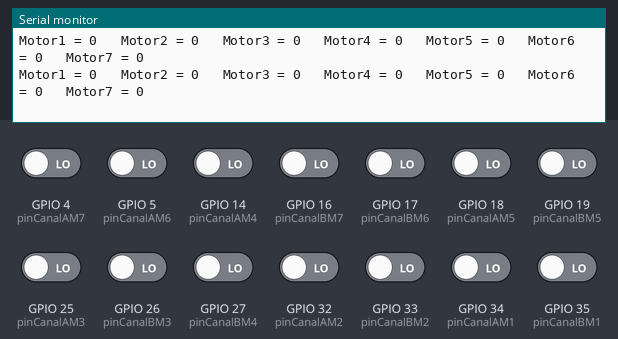
Bench run of a sketch on a simulated ESP32. Shown: the last lines printed to the serial monitor. The inputs (shaded band) are chosen by the test bench; at power-on: GPIO 4 (pinCanalAM7), GPIO 5 (pinCanalAM6), GPIO 14 (pinCanalAM4), GPIO 16 (pinCanalBM7), GPIO 17 (pinCanalBM6), GPIO 18 (pinCanalAM5), GPIO 19 (pinCanalBM5), GPIO 25 (pinCanalAM3), GPIO 26 (pinCanalBM3), GPIO 27 (pinCanalBM4), GPIO 32 (pinCanalAM2), GPIO 33 (pinCanalBM2), GPIO 34 (pinCanalAM1), GPIO 35 (pinCanalBM1) LOW.

Above: at 1.2 s.
1.3 s: GPIO 4 (pinCanalAM7) driven HIGH
At 1.35 s:
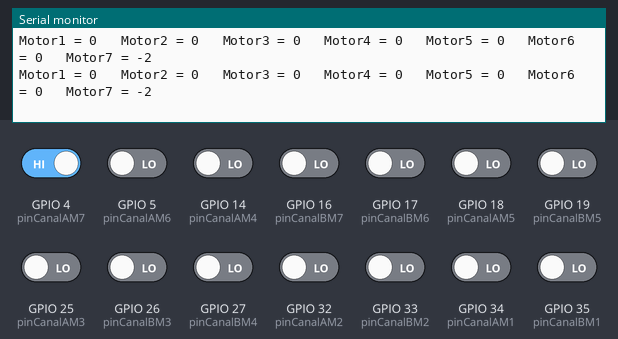
4.3 s: GPIO 5 (pinCanalAM6) driven HIGH
At 4.38 s:
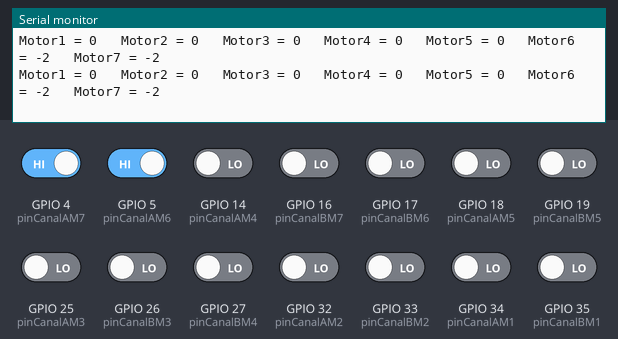
7.3 s: GPIO 14 (pinCanalAM4) driven HIGH
At 7.35 s:
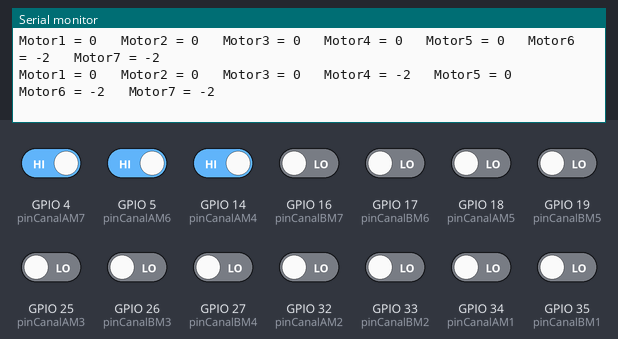
10.3 s: GPIO 18 (pinCanalAM5) driven HIGH
At 10.35 s:
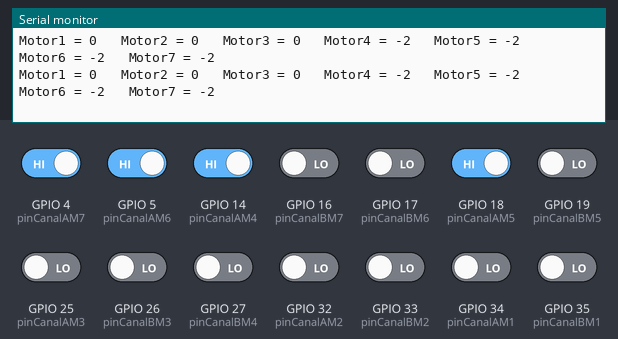
13.3 s: GPIO 25 (pinCanalAM3) driven HIGH
At 13.38 s:
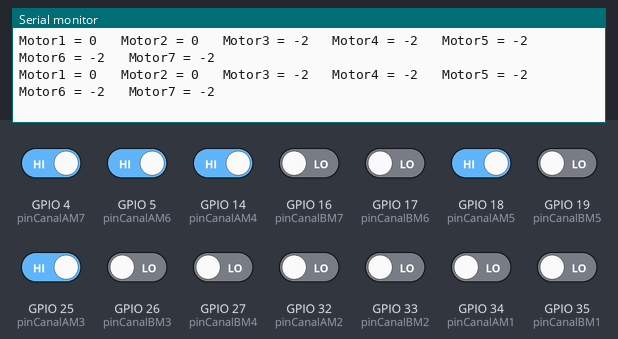
16.3 s: GPIO 32 (pinCanalAM2) driven HIGH
At 18.75 s:
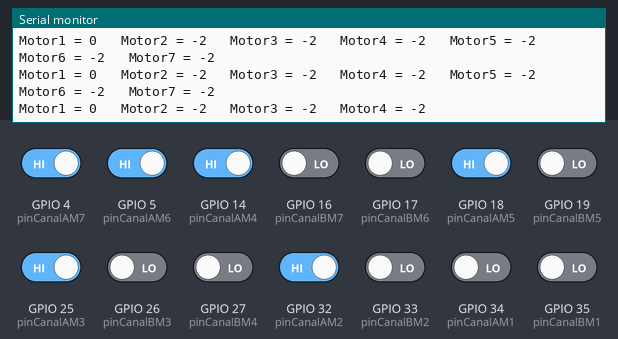

The sketch:

encoder_counter_multiple.ino
```cpp
const int pinCanalAM1=34;
const int pinCanalBM1=35;
int contador1=0;
int state1=0;

const int pinCanalAM2=32;
const int pinCanalBM2=33;
int contador2=0;
int state2=0;

const int pinCanalAM3=25;
const int pinCanalBM3=26;
int contador3=0;
int state3=0;

const int pinCanalAM4=14;
const int pinCanalBM4=27;
int contador4=0;
int state4=0;

const int pinCanalAM5=18;
const int pinCanalBM5=19;
int contador5=0;
int state5=0;

const int pinCanalAM6=5;
const int pinCanalBM6=17;
int contador6=0;
int state6=0;

const int pinCanalAM7=4;
const int pinCanalBM7=16;
int contador7=0;
int state7=0;

//Interrupcion de Encoder 1
void IRAM_ATTR Encoder1()
{
  if (state1==1){
    contador1++;
    }
    else{
      contador1--;
      contador1--;
    }
}

//Interrupcion de Encoder 1B
void IRAM_ATTR Encoder1B()
{
  if (digitalRead(pinCanalBM1)==HIGH){
    state1=1;
  }
  else{
    state1=0;
  }
}

//Interrupcion de Encoder 2
void IRAM_ATTR Encoder2()
{
  if (state2==1){
    contador2++;
    }
    else{
      contador2--;
      contador2--;
    }
}

//Interrupcion de Encoder 2B
void IRAM_ATTR Encoder2B()
{
  if (digitalRead(pinCanalBM2)==HIGH){
    state2=1;
  }
  else{
    state2=0;
  }
}


//Interrupcion de Encoder 3
void IRAM_ATTR Encoder3()
{
  if (state3==1){
    contador3++;
    }
    else{
      contador3--;
      contador3--;
    }
}

//Interrupcion de Encoder 3B
void IRAM_ATTR Encoder3B()
{
  if (digitalRead(pinCanalBM3)==HIGH){
    state3=1;
  }
  else{
    state3=0;
  }
}

//Interrupcion de Encoder 4
void IRAM_ATTR Encoder4()
{
  if (state4==1){
    contador4++;
    }
    else{
      contador4--;
      contador4--;
    }
}

//Interrupcion de Encoder 4B
void IRAM_ATTR Encoder4B()
{
  if (digitalRead(pinCanalBM4)==HIGH){
    state4=1;
  }
  else{
    state4=0;
  }
}


//Interrupcion de Encoder 5
void IRAM_ATTR Encoder5()
{
  if (state5==1){
    contador5++;
    }
    else{
      contador5--;
      contador5--;
    }
}

//Interrupcion de Encoder 5B
void IRAM_ATTR Encoder5B()
{
  if (digitalRead(pinCanalBM5)==HIGH){
    state5=1;
  }
  else{
    state5=0;
  }
}

//Interrupcion de Encoder 6
void IRAM_ATTR Encoder6()
{
  if (state6==1){
    contador6++;
    }
    else{
      contador6--;
      contador6--;
    }
}

//Interrupcion de Encoder 6B
void IRAM_ATTR Encoder6B()
{
  if (digitalRead(pinCanalBM6)==HIGH){
    state6=1;
  }
  else{
    state6=0;
  }
}

//Interrupcion de Encoder 7
void IRAM_ATTR Encoder7()
{
  if (state7==1){
    contador7++;
    }
    else{
      contador7--;
      contador7--;
    }
}

//Interrupcion de Encoder 7B
void IRAM_ATTR Encoder7B()
{
  if (digitalRead(pinCanalBM7)==HIGH){
    state7=1;
  }
  else{
    state7=0;
  }
}

void setup() {
  Serial.begin(9600);

  pinMode(pinCanalAM1,INPUT);
  pinMode(pinCanalBM1,INPUT);
  attachInterrupt(pinCanalAM1,Encoder1,RISING);
  attachInterrupt(pinCanalBM1,Encoder1B,CHANGE);

  pinMode(pinCanalAM2,INPUT);
  pinMode(pinCanalBM2,INPUT);
  attachInterrupt(pinCanalAM2,Encoder2,RISING);
  attachInterrupt(pinCanalBM2,Encoder2B,CHANGE);

  pinMode(pinCanalAM3,INPUT);
  pinMode(pinCanalBM3,INPUT);
  attachInterrupt(pinCanalAM3,Encoder3,RISING);
  attachInterrupt(pinCanalBM3,Encoder3B,CHANGE);

  pinMode(pinCanalAM4,INPUT);
  pinMode(pinCanalBM4,INPUT);
  attachInterrupt(pinCanalAM4,Encoder4,RISING);
  attachInterrupt(pinCanalBM4,Encoder4B,CHANGE);

  pinMode(pinCanalAM5,INPUT);
  pinMode(pinCanalBM5,INPUT);
  attachInterrupt(pinCanalAM5,Encoder5,RISING);
  attachInterrupt(pinCanalBM5,Encoder5B,CHANGE);

  pinMode(pinCanalAM6,INPUT);
  pinMode(pinCanalBM6,INPUT);
  attachInterrupt(pinCanalAM6,Encoder6,RISING);
  attachInterrupt(pinCanalBM6,Encoder6B,CHANGE);

  pinMode(pinCanalAM7,INPUT);
  pinMode(pinCanalBM7,INPUT);
  attachInterrupt(pinCanalAM7,Encoder7,RISING);
  attachInterrupt(pinCanalBM7,Encoder7B,CHANGE);

}

void loop() {
 //Mostrar datos en Serial
  Serial.print("Motor1 = ");
  Serial.print(contador1);
  Serial.print("   Motor2 = ");
  Serial.print(contador2);
  Serial.print("   Motor3 = ");
  Serial.print(contador3);
  Serial.print("   Motor4 = ");
  Serial.print(contador4);
  Serial.print("   Motor5 = ");
  Serial.print(contador5);
  Serial.print("   Motor6 = ");
  Serial.print(contador6);
  Serial.print("   Motor7 = ");
  Serial.println(contador7);


}
```

Measured:
- after the input at 1.3 s, the serial monitor: prints a new line at once (image 1)
- after the input at 4.3 s, the serial monitor: prints a new line after 0.07 s (image 2)
- after the input at 7.3 s, the serial monitor: prints a new line at once (image 3)
- after the input at 10.3 s, the serial monitor: prints a new line at once (image 4)
- after the input at 13.3 s, the serial monitor: prints a new line after 0.08 s (image 5)
- after the input at 16.3 s, the serial monitor: prints a new line at once (image 6)
